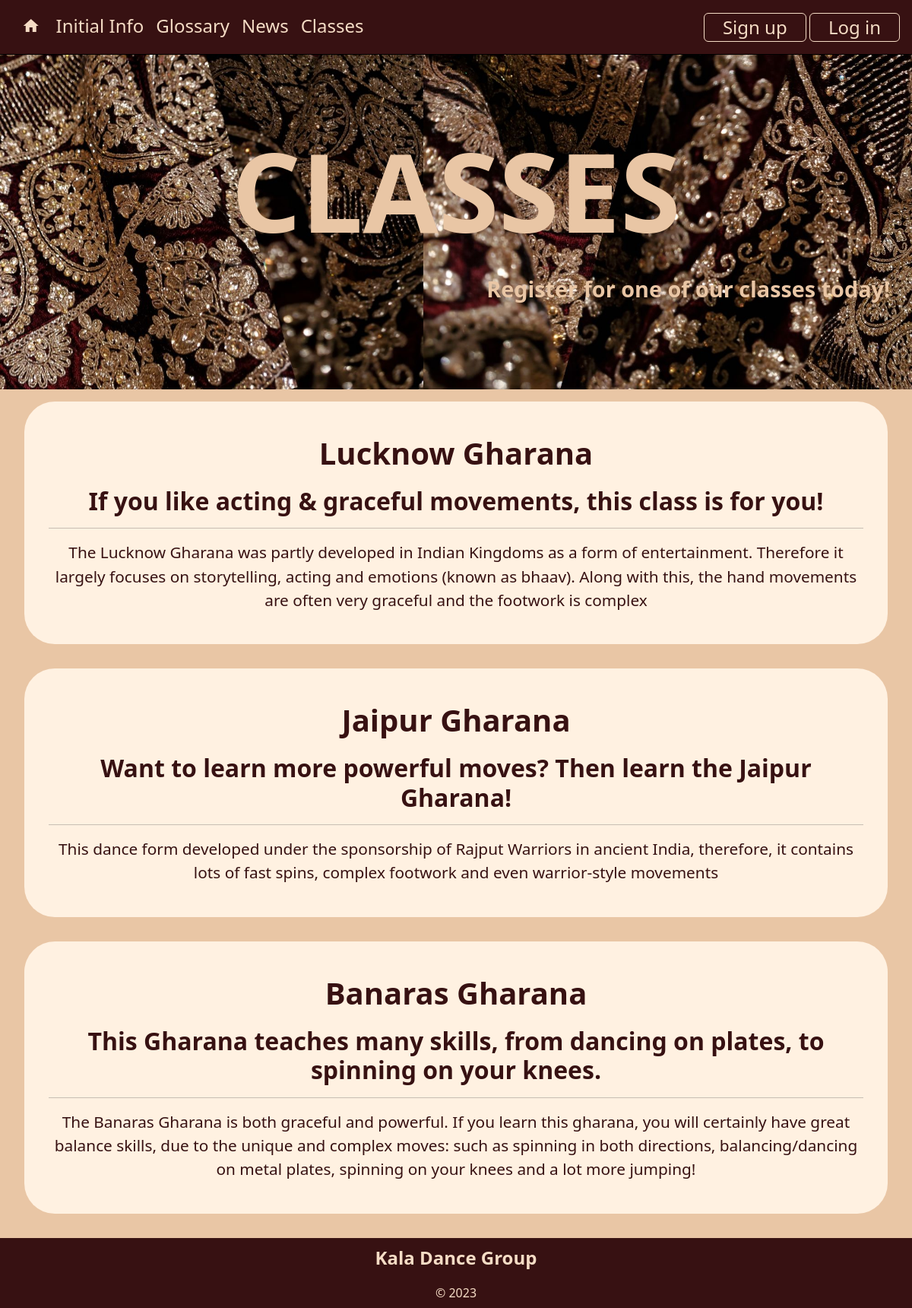
Page /classes on the committed database.
### tables this page shows
CREATE TABLE classes(
    class_id integer primary key autoincrement,
    class_title text not null,
    class_subtitle text not null,
    class_description text not null
);

### server.py (the view)
@app.route('/classes')
def classes():
    sql = """ select c.class_id, c.class_title, c.class_subtitle, c.class_description
     from classes c
     order by c.class_title desc;
     """
    result = run_search_query_tuples(sql, (), db_path, True)
    print(result)
    return render_template("classes.html", classes=result)

### db_function.py (called while the page is built)
def run_search_query_tuples(sql_query,values_tuple, file_path, rowfactory=False):
    result = None
    try:
        db = sqlite3.connect(file_path)
        if rowfactory:
            db.row_factory = sqlite3.Row
        cursor = db.cursor()
        cursor.execute(sql_query,values_tuple)
        result = cursor.fetchall()
        cursor.close()
    except sqlite3.Error as error:
        print("Error running search query tuples: {}".format(error))
        return None
    db.close()
    if result is None:
        print("No search values were found")
    return result

### templates/classes.html (shortened to what this page needs)
{% extends "layout.html" %}
{% block banner %}
static/images/BigBanner.jpg
{% endblock %}
{% block header %}
CLASSES
{% endblock %}
{% block quote %}
Register for one of our classes today!
{% endblock %}
{% block content %}
{% for row in classes %}
<div class="container_round">
    <h2>{{ row['class_title'] }}</h2>
    <h3>{{ row['class_subtitle'] }}</h3>
    <hr>
    <p class="big-text">{{ row['class_description'] }}</p>
</div>
{% endfor %}
{% endblock %}

### static/StyleSheet.css (style rules this page uses)
:root { --beige: rgb(233, 198, 165); --almond: rgb(255, 241, 225); --light-beige: rgb(245, 220, 197); --maroon: rgb(55, 17, 18); --light-maroon: rgb(88, 23, 24); }
body { font-family: 'Noto Sans', sans-serif; font-size: 100%; background-color: var(--beige); }
h2 { font-size: 2.5em; text-align: center; font-weight: 600; padding: 0.3em 0; color: var(--maroon); }
h3 { font-size: 2em; text-align: center; font-weight: 600; margin: 0; color: var(--maroon); }
.container_round { border: 0px solid blue; background-color: var(--almond); padding: 2em 2em; margin-bottom: 2em; margin-top: 1em; margin-left: 2em; margin-right: 2em; border-radius: 40px; }
.big-text { font-size: 1.3em; text-align: center; font-weight: 500; margin: 0; color: var(--maroon); padding-bottom: 0.5em; }

### rows in the picture
classes: class_title "Lucknow Gharana", class_subtitle "If you like acting & graceful movements, this class is for you!", class_description "The Lucknow Gharana was partly developed in Indian Kingdoms as a form of entertainment. Therefore it largely focuses on storytelling, acting and emotions (known as bhaav). Along with this, the hand movements are often very graceful and the footwork is complex"
classes: class_title "Jaipur Gharana", class_subtitle "Want to learn more powerful moves? Then learn the Jaipur Gharana!", class_description "This dance form developed under the sponsorship of Rajput Warriors in ancient India, therefore, it contains lots of fast spins, complex footwork and even warrior-style movements"
classes: class_title "Banaras Gharana", class_subtitle "This Gharana teaches many skills, from dancing on plates, to spinning on your knees.", class_description "The Banaras Gharana is both graceful and powerful. If you learn this gharana, you will certainly have great balance skills, due to the unique and complex moves: such as spinning in both directions, balancing/dancing on metal plates, spinning on your knees and a lot more jumping!"
